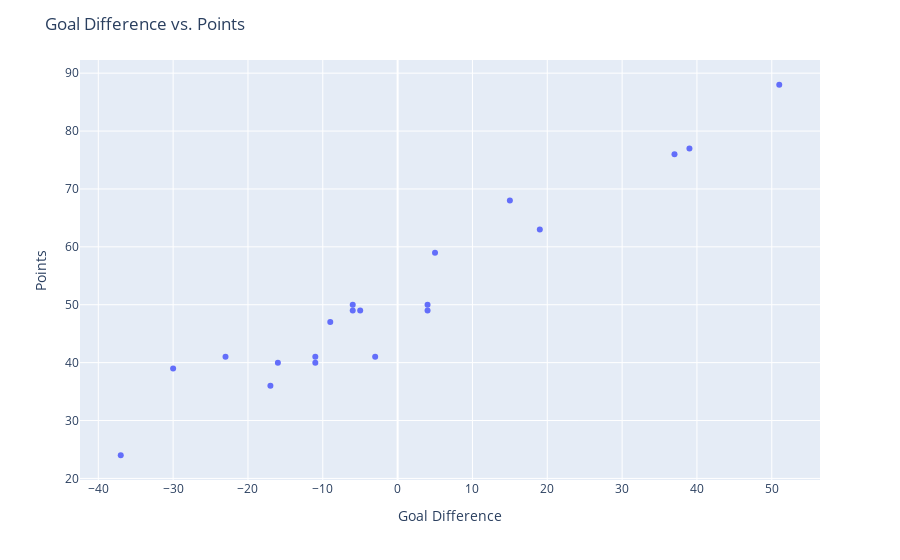

The notebook cell this image was saved under:
### Markdown cell above
<h5><font color = 'blue'>Goal Difference vs. Points: </font></h5>
<b>While goal difference is an important metric, it should be considered alongside the points earned by each team. 
Sometimes, teams with a lower goal difference may have accumulated more points due to their ability to secure draws or narrow victories</b> <br> <br> <br>
<b>To perform the analysis of goal difference and points we can use data visualization</b>

### Code cell
import plotly.express as px

fig = px.scatter(team_stats_df, x='GD', y='points', hover_data=[team_stats_df.index, 'Position'])

fig.update_layout(
    title='Goal Difference vs. Points',
    xaxis_title='Goal Difference',
    yaxis_title='Points'
)
fig.show()

### Figure 1 — Plotly figure (JSON) as saved in the notebook; plotly's stock layout.template omitted (floating-point values rounded to 4 significant figures)
{"data": [{"customdata": [["FC Barcelona", 1], ["Real Madrid", 2], ["Atlético de Madrid", 3], ["Real Sociedad", 4], ["Villarreal CF", 5], ["Real Betis", 6], ["Athletic Club", 7], ["CA Osasuna", 8], ["RCD Mallorca", 12], ["Rayo Vallecano", 10], ["Sevilla FC", 11], ["Girona FC", 9], ["UD Almería", 17], ["Valencia CF", 13], ["Real Valladolid CF", 18], ["RC Celta", 16], ["Getafe CF", 14], ["Cádiz CF", 15], ["RCD Espanyol de Barcelona", 19], ["Elche CF", 20]], "hovertemplate": "GD=%{x}<br>points=%{y}<br>Team=%{customdata[0]}<br>Position=%{customdata[1]}<extra></extra>", "legendgroup": "", "marker": {"color": "#636efa", "symbol": "circle"}, "mode": "markers", "name": "", "orientation": "v", "showlegend": false, "type": "scatter", "x": [51, 39, 37, 15, 19, 5, 4, -6, -9, -5, -6, 4, -16, -3, -30, -11, -11, -23, -17, -37], "xaxis": "x", "y": [88, 77, 76, 68, 63, 59, 50, 50, 47, 49, 49, 49, 40, 41, 39, 40, 41, 41, 36, 24], "yaxis": "y"}], "layout": {"legend": {"tracegroupgap": 0}, "margin": {"t": 60}, "title": {"text": "Goal Difference vs. Points"}, "xaxis": {"anchor": "y", "domain": [0, 1], "title": {"text": "Goal Difference"}}, "yaxis": {"anchor": "x", "domain": [0, 1], "title": {"text": "Points"}}}}
